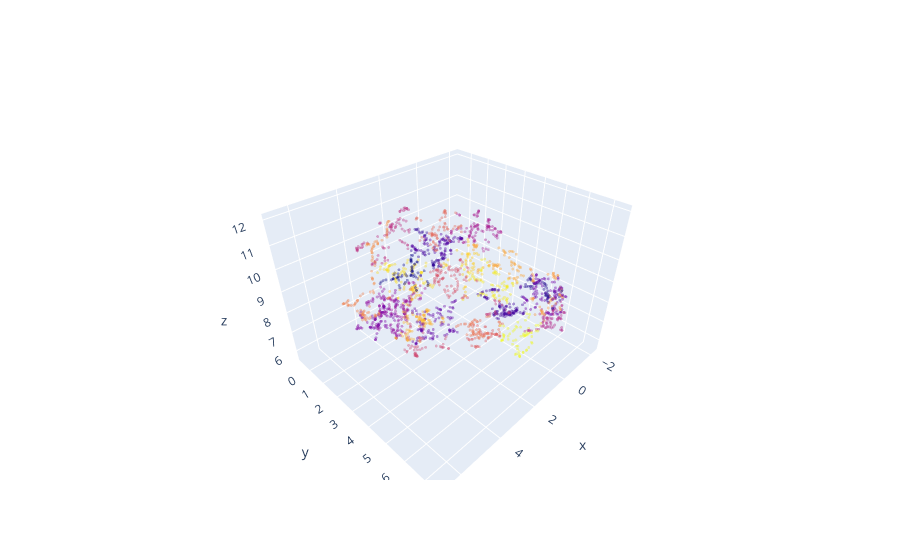

Notebook code cell kept with this figure:
### Markdown cell above
## 1. Kmeans
### Train clustering model and find represantant

### Code cell
import pandas as pd
import plotly.express as px
kmeans_model = KMeansWrapper()
kmeans_model.train(user_reduced)
kmeans_model.extract_representations() # return tuple (clusterid, location)
kmeans_model.visualize(user_reduced)
kmeans_model.figure.show()

### Figure 1 — Plotly figure (JSON) as saved in the notebook; plotly's stock layout.template omitted (floating-point values rounded to 4 significant figures; data arrays with more than 128 entries replaced by an {"elided": "..."} marker saying what was removed)
{"data": [{"marker": {"color": {"elided": "2000 int values"}, "size": 1}, "mode": "markers", "opacity": 0.4, "x": {"elided": "2000 float values"}, "y": {"elided": "2000 float values"}, "z": {"elided": "2000 float values"}, "type": "scatter3d"}], "layout": {}}
